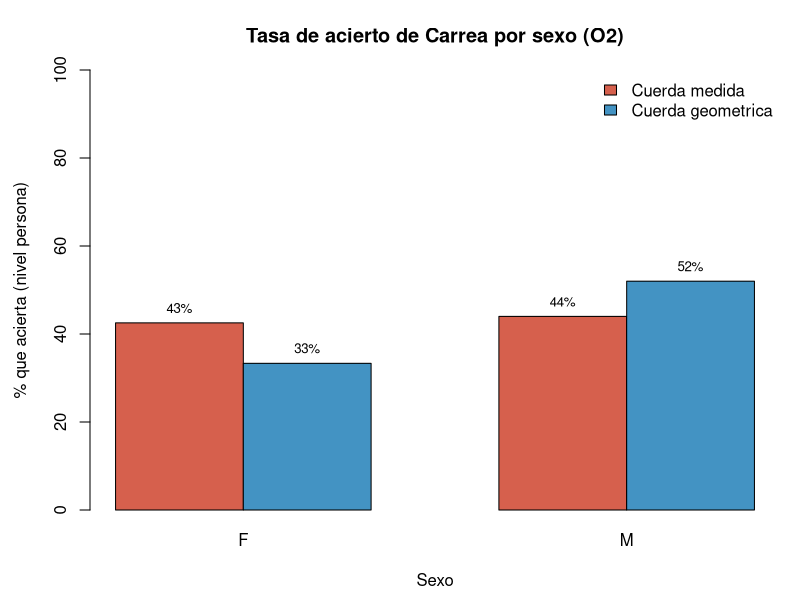
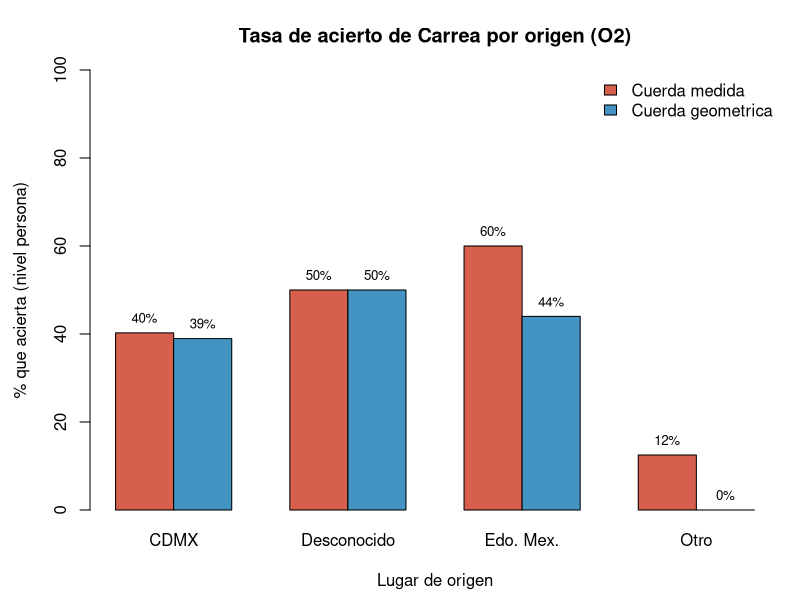
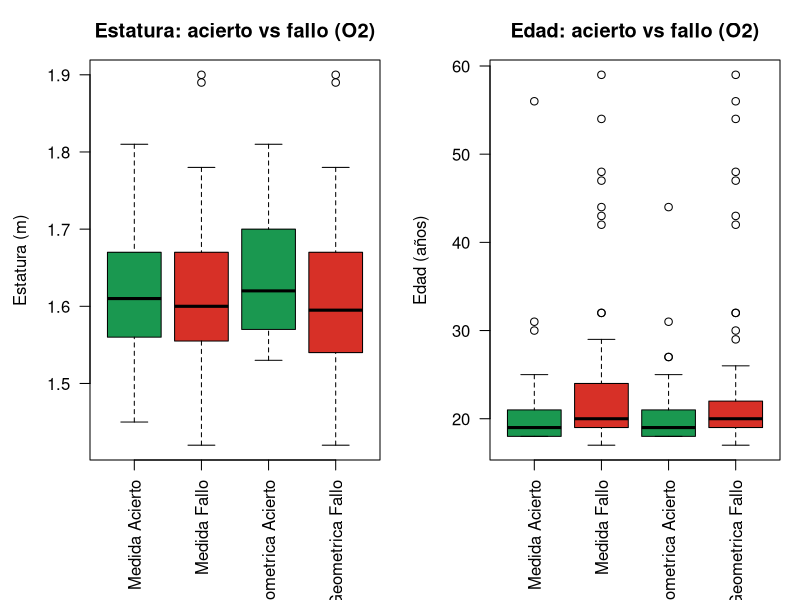

Generate these figures, in order, with R:
# ================================================================
# Caracteristicas DEMOGRAFICAS de aciertos vs fallos - Observador 2
# ================================================================
# Replica de Analisis_demografico_130.R sobre resultados/estimaciones_130_O2.csv
# (mediciones individuales del Observador 2). Ejecutar despues de
# Cuerda_geometrica_130_O2.R.
# ================================================================

library(dplyr)

est <- read.csv("resultados/estimaciones_130_O2.csv", stringsAsFactors = FALSE, check.names = FALSE)

dir_fig <- "reporte/figuras"
if (!dir.exists(dir_fig)) dir.create(dir_fig, recursive = TRUE)

norm_origen <- function(x) {
  x <- trimws(x)
  dplyr::case_when(
    is.na(x)                    ~ "Desconocido",
    x == "Ciudad de México"      ~ "CDMX",
    x == "Estado de México"      ~ "Edo. Mex.",
    TRUE                         ~ "Otro"
  )
}
est <- est %>% mutate(origen = norm_origen(Origen))

resumen_demo <- function(d, ok) {
  d %>% mutate(grupo = ifelse(.data[[ok]] == 1, "ACIERTO", "FALLO")) %>%
    group_by(grupo) %>% summarise(
      n            = n(),
      pct_F        = round(mean(Sexo == "F") * 100, 0),
      pct_M        = round(mean(Sexo == "M") * 100, 0),
      edad_media   = round(mean(Edad, na.rm = TRUE), 1),
      edad_sd      = round(sd(Edad, na.rm = TRUE), 1),
      estatura_m   = round(mean(Estatura), 3),
      estatura_sd  = round(sd(Estatura), 3),
      pct_CDMX     = round(mean(origen == "CDMX") * 100, 0),
      pct_EdoMex   = round(mean(origen == "Edo. Mex.") * 100, 0),
      pct_Otro     = round(mean(origen == "Otro") * 100, 0),
      pct_Desc     = round(mean(origen == "Desconocido") * 100, 0),
      .groups = "drop"
    ) %>% as.data.frame()
}

tests_demo <- function(d, ok) {
  d <- d %>% mutate(grupo = ifelse(.data[[ok]] == 1, "ACIERTO", "FALLO"))
  p <- function(expr) tryCatch(suppressWarnings(expr), error = function(e) NA_real_)
  data.frame(
    sexo_fisher_p     = round(p(fisher.test(table(d$grupo, d$Sexo))$p.value), 3),
    origen_fisher_p   = round(p(fisher.test(table(d$grupo, d$origen))$p.value), 3),
    edad_wilcox_p     = round(p(wilcox.test(Edad ~ grupo, data = d)$p.value), 3),
    estatura_wilcox_p = round(p(wilcox.test(Estatura ~ grupo, data = d)$p.value), 3)
  )
}

reporta <- function(d, etq, ok) {
  na <- sum(d[[ok]] == 1); nf <- sum(d[[ok]] == 0)
  cat(sprintf("\n----- %s (O2): %d aciertos vs %d fallos -----\n", etq, na, nf))
  print(resumen_demo(d, ok), row.names = FALSE)
  cat("Pruebas (p-value):\n"); print(tests_demo(d, ok), row.names = FALSE)
}

# ---- nivel PERSONA: acierto si cae en el rango en al menos una hemiarcada ----
persona <- est %>%
  group_by(ID) %>%
  summarise(Sexo = first(Sexo), Edad = first(Edad),
            Estatura = first(Estatura), origen = first(origen),
            acierto_med = as.integer(any(acierto_med == 1)),
            acierto_geo = as.integer(any(acierto_geo == 1)),
            .groups = "drop") %>% as.data.frame()

for (modelo in list(c(ok = "acierto_med", nom = "CUERDA MEDIDA (modelo original)"),
                    c(ok = "acierto_geo", nom = "CUERDA GEOMETRICA"))) {
  cat(sprintf("\n================ %s ================\n", modelo["nom"]))
  reporta(est %>% filter(hemiarcada == "H3"), "H3 (33-31)", modelo["ok"])
  reporta(est %>% filter(hemiarcada == "H4"), "H4 (43-41)", modelo["ok"])
  reporta(persona, "PERSONA (>=1 hemiarcada)", modelo["ok"])
}

# ================================================================
# Figuras (nivel persona; comparan cuerda medida vs geometrica)
# ================================================================
COL_MED <- "#D6604D"; COL_GEO <- "#4393C3"

tasa_por <- function(grpvar) {
  rbind(Medida     = tapply(persona$acierto_med, persona[[grpvar]], mean) * 100,
        Geometrica = tapply(persona$acierto_geo, persona[[grpvar]], mean) * 100)
}

png(file.path(dir_fig, "demo130_O2_aciertos_sexo.png"), width = 1000, height = 700, res = 130)
par(mar = c(4.5, 4.5, 3.5, 1))
m <- tasa_por("Sexo")
bp <- barplot(m, beside = TRUE, col = c(COL_MED, COL_GEO), ylim = c(0, 100),
              ylab = "% que acierta (nivel persona)", xlab = "Sexo",
              main = "Tasa de acierto de Carrea por sexo (O2)")
text(bp, m, labels = sprintf("%.0f%%", m), pos = 3, cex = 0.8)
legend("topright", c("Cuerda medida", "Cuerda geometrica"),
       fill = c(COL_MED, COL_GEO), bty = "n")
dev.off()

png(file.path(dir_fig, "demo130_O2_aciertos_origen.png"), width = 1100, height = 700, res = 130)
par(mar = c(4.5, 4.5, 3.5, 1))
m <- tasa_por("origen")
bp <- barplot(m, beside = TRUE, col = c(COL_MED, COL_GEO), ylim = c(0, 100),
              ylab = "% que acierta (nivel persona)", xlab = "Lugar de origen",
              main = "Tasa de acierto de Carrea por origen (O2)")
text(bp, m, labels = sprintf("%.0f%%", m), pos = 3, cex = 0.8)
legend("topright", c("Cuerda medida", "Cuerda geometrica"),
       fill = c(COL_MED, COL_GEO), bty = "n")
dev.off()

long <- function(ok) data.frame(
  estatura = persona$Estatura, edad = persona$Edad,
  grupo = ifelse(persona[[ok]] == 1, "Acierto", "Fallo"))
bx <- rbind(cbind(long("acierto_med"), modelo = "Medida"),
            cbind(long("acierto_geo"), modelo = "Geometrica"))
bx$cat <- factor(paste(bx$modelo, bx$grupo),
                 levels = c("Medida Acierto", "Medida Fallo",
                            "Geometrica Acierto", "Geometrica Fallo"))
cols4 <- c("#1A9850", "#D73027", "#1A9850", "#D73027")

png(file.path(dir_fig, "demo130_O2_aciertos_estatura_edad.png"), width = 1300, height = 650, res = 130)
par(mfrow = c(1, 2), mar = c(7, 4.5, 3, 1))
boxplot(estatura ~ cat, data = bx, col = cols4, las = 2, xlab = "",
        ylab = "Estatura (m)", main = "Estatura: acierto vs fallo (O2)")
boxplot(edad ~ cat, data = bx, col = cols4, las = 2, xlab = "",
        ylab = "Edad (años)", main = "Edad: acierto vs fallo (O2)")
par(mfrow = c(1, 1))
dev.off()

cat("\nFiguras guardadas en", dir_fig, "(demo130_O2_*.png)\n")
